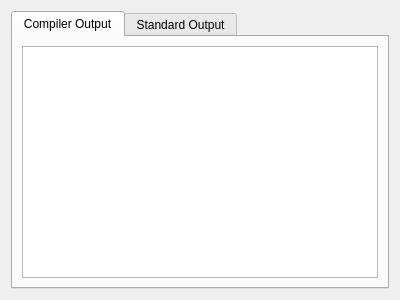
<?xml version="1.0" encoding="UTF-8"?>
<ui version="4.0">
 <class>DialogTest</class>
 <widget class="QDialog" name="DialogTest">
  <property name="geometry">
   <rect>
    <x>0</x>
    <y>0</y>
    <width>400</width>
    <height>300</height>
   </rect>
  </property>
  <property name="windowTitle">
   <string>Test</string>
  </property>
  <layout class="QVBoxLayout" name="verticalLayout">
   <item>
    <widget class="QTabWidget" name="tabWidget">
     <property name="currentIndex">
      <number>0</number>
     </property>
     <widget class="QWidget" name="compilerTab">
      <attribute name="title">
       <string>Compiler Output</string>
      </attribute>
      <layout class="QVBoxLayout" name="verticalLayout_2">
       <item>
        <widget class="QPlainTextEdit" name="compilerTextEdit"/>
       </item>
      </layout>
     </widget>
     <widget class="QWidget" name="standardTab">
      <attribute name="title">
       <string>Standard Output</string>
      </attribute>
      <layout class="QVBoxLayout" name="verticalLayout_3">
       <item>
        <widget class="QPlainTextEdit" name="standardTextEdit"/>
       </item>
      </layout>
     </widget>
    </widget>
   </item>
  </layout>
 </widget>
 <resources/>
 <connections/>
</ui>
